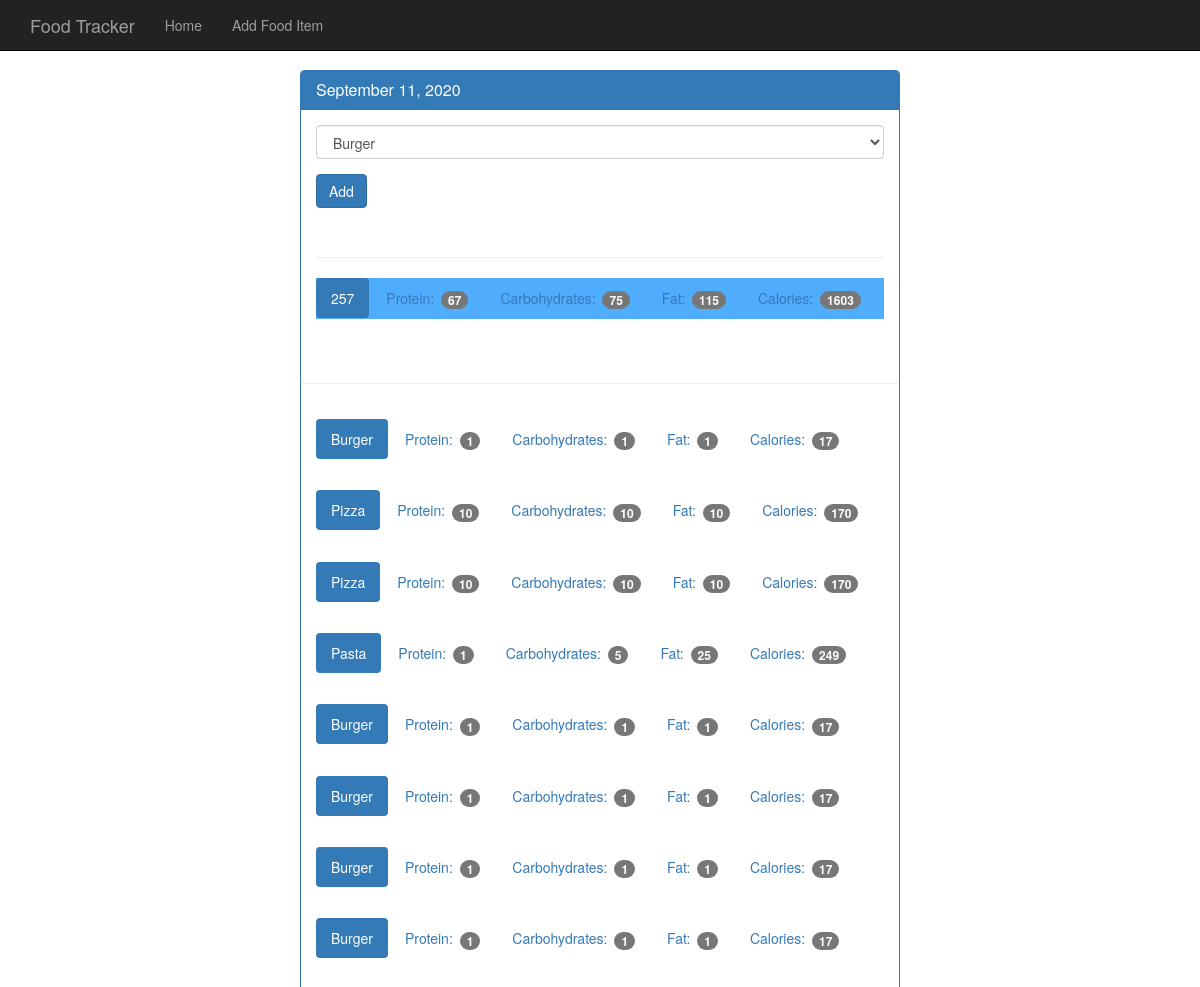
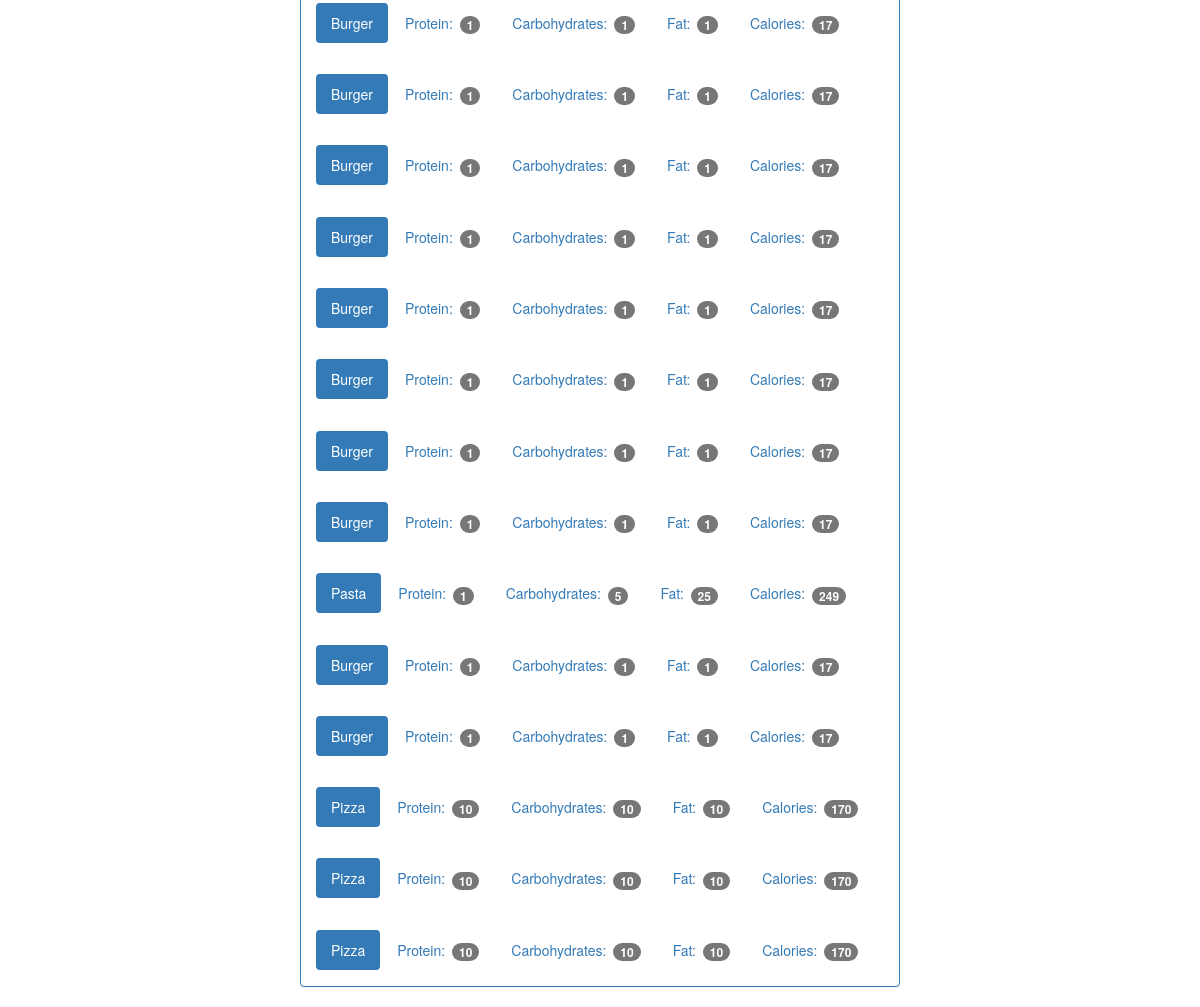
/days/9, run on the app's committed database (2 pictures, top to bottom).
### tables this page shows
CREATE TABLE "days" (id integer primary key autoincrement, day date not null unique);

CREATE TABLE food_items (id integer primary key autoincrement, name text, protein integer, fat integer, carbs integer);

### app.py (the view)
@app.route("/days/<id>")
def days(id):
    day = query_db("select id, day from days where id = ?", [id], one=True)
    all_food = query_db("select id, name from food_items")
    query = '''
        select name, protein, fat, carbs, (protein * 4 + fat * 9 + carbs * 4) as calories
        from food_items as fi
        join days_food_items as dfi
            on dfi.food_item_id = fi.id and dfi.day_id = ?
    '''
    daily_foods = query_db(query, [id])
    res = {
        'id': day['id'],
        'format_date': date_format(day['day']),
        'daily_foods': daily_foods
    }
    total = get_total(daily_foods, id)
    print(total['total'])
    return render_template('day.html', day=res, all_food=all_food, x=total)

### app.py (called while the page is built)
def get_db():
    db = getattr(g, '_database', None)
    if db is None:
        db = g._database = sqlite3.connect(DATABASE)
    db.row_factory = sqlite3.Row
    return db

def query_db(query, args=(), one=False):
    cur = get_db().execute(query, args)
    rv = cur.fetchall()
    cur.close()
    return (rv[0] if rv else None) if one else rv

@app.teardown_appcontext
def close_connection(exception):
    db = getattr(g, '_database', None)
    if db is not None:
        db.close()

def get_total(daily_foods, day_id):
    query = '''
    select s.protein, s.fat, s.carbs, (s.protein + s.fat + s.carbs) as total,
        (s.protein * 4 + s.carbs * 4 + s.fat * 9) as calories
    from
    (
        select sum(protein) as protein, sum(fat) as fat, sum(carbs) as carbs
        from food_items as fi
        join days_food_items as dfi
            on dfi.food_item_id = fi.id and dfi.day_id = ?
    ) as s
    '''
    return query_db(query, [day_id], one=True)

def date_format(date_str):
    dt = datetime.strptime(date_str, "%Y-%m-%d")
    return dt.strftime("%B %e, %Y")

### templates/day.html
{% extends 'layout.html' %} {% block body %}
<div class="row">
  <div>
    <div class="panel panel-primary">
      <div class="panel-heading">
        <h3 class="panel-title">{{day.format_date}}</h3>
      </div>
      <div class="panel-body">
        <form
          method="POST"
          action="{{url_for('add_food_to_day', day_id=day.id)}}"
        >
          <div class="form-group">
            <select name="food_item_ids" class="form-control">
              {% for food in all_food %}
              <option value="{{food.id}}">{{food.name}}</option>
              {% endfor %}
            </select>
          </div>
          <button type="submit" class="btn btn-primary">Add</button>
        </form>
        <div class="page-header"></div>
        <ul
          class="nav nav-pills"
          role="tablist"
          style="background-color: #50acfc"
        >
          <li class="active"><a>{{x.total}}</a></li>
          <li>
            <a>Protein: <span class="badge">{{x.protein}}</span></a>
          </li>
          <li>
            <a>Carbohydrates: <span class="badge">{{x.carbs}}</span></a>
          </li>
          <li>
            <a>Fat: <span class="badge">{{x.fat}}</span></a>
          </li>
          <li>
            <a>Calories: <span class="badge">{{x.calories}}</span></a>
          </li>
        </ul>
      </div>
      <div class="page-header"></div>
      {% for food in day.daily_foods %}
      <div class="panel-body">
        <ul class="nav nav-pills" role="tablist">
          <li class="active"><a>{{food.name}}</a></li>
          <li>
            <a>Protein: <span class="badge">{{food.protein}}</span></a>
          </li>
          <li>
            <a>Carbohydrates: <span class="badge">{{food.carbs}}</span></a>
          </li>
          <li>
            <a>Fat: <span class="badge">{{food.fat}}</span></a>
          </li>
          <li>
            <a>Calories: <span class="badge">{{food.calories}}</span></a>
          </li>
        </ul>
      </div>
      {% endfor %}
    </div>
  </div>
</div>
{% endblock %}

### templates/layout.html (shortened to what this page needs)
<!DOCTYPE html>
<html lang="en">
  <head>
    <link
      href="{{url_for('static', filename='css/bootstrap.min.css')}}"
      rel="stylesheet"
    />
    <link
      href="{{url_for('static', filename='css/theme.css')}}"
      rel="stylesheet"
    />
  </head>
  <body>
    {% include '_nav.html' %}
    <div class="container theme-showcase col-sm-6 col-sm-offset-3" role="main">
      {% block body %}{% endblock %}
    </div>
  </body>
</html>

### templates/_nav.html
<nav class="navbar navbar-inverse navbar-fixed-top">
  <div class="container">
    <div class="navbar-header">
      <a class="navbar-brand" href="{{url_for('index')}}">Food Tracker</a>
    </div>
    <div id="navbar" class="navbar-collapse collapse">
      <ul class="nav navbar-nav">
        <li class="{{'active' if active_page == 'home' else ''}}">
          <a href="{{url_for('home')}}">Home</a>
        </li>
        <li class="{{'active' if active_page == 'add_food_item' else ''}}">
          <a href="{{url_for('add_food_item')}}">Add Food Item</a>
        </li>
      </ul>
    </div>
  </div>
</nav>

### static/css/theme.css (style rules this page uses)
body { padding-top: 70px; padding-bottom: 30px; }

### data on the page
days: format_date "September 11, 2020"
food_items: name "Burger", protein "1", carbs "1", fat "1", calories "17"
food_items: name "Pizza", protein "10", carbs "10", fat "10", calories "170"
food_items: name "Pasta", protein "1", carbs "5", fat "25", calories "249"

### other printed values
{{ x.total }} "257"
{{ x.protein }} "67"
{{ x.carbs }} "75"
{{ x.fat }} "115"
{{ x.calories }} "1603"
form field food_item_ids "Burger"
